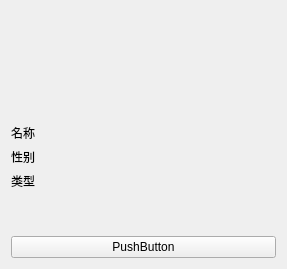
<?xml version="1.0" encoding="UTF-8"?>
<ui version="4.0">
 <class>GGGameRoleClass</class>
 <widget class="QWidget" name="GGGameRoleClass">
  <property name="geometry">
   <rect>
    <x>0</x>
    <y>0</y>
    <width>287</width>
    <height>269</height>
   </rect>
  </property>
  <property name="windowTitle">
   <string>GGGameRole</string>
  </property>
  <layout class="QVBoxLayout" name="verticalLayout">
   <item>
    <layout class="QHBoxLayout" name="horizontalLayout">
     <item>
      <widget class="QLabel" name="head">
       <property name="text">
        <string/>
       </property>
      </widget>
     </item>
     <item>
      <widget class="QLabel" name="result">
       <property name="text">
        <string/>
       </property>
      </widget>
     </item>
    </layout>
   </item>
   <item>
    <layout class="QFormLayout" name="formLayout">
     <item row="0" column="0">
      <widget class="QLabel" name="label">
       <property name="text">
        <string>名称</string>
       </property>
      </widget>
     </item>
     <item row="0" column="1">
      <widget class="QLabel" name="label_2">
       <property name="text">
        <string/>
       </property>
      </widget>
     </item>
     <item row="1" column="0">
      <widget class="QLabel" name="label_3">
       <property name="text">
        <string>性别</string>
       </property>
      </widget>
     </item>
     <item row="1" column="1">
      <widget class="QLabel" name="label_4">
       <property name="text">
        <string/>
       </property>
      </widget>
     </item>
     <item row="2" column="0">
      <widget class="QLabel" name="label_5">
       <property name="text">
        <string>类型</string>
       </property>
      </widget>
     </item>
     <item row="2" column="1">
      <widget class="QLabel" name="label_6">
       <property name="text">
        <string/>
       </property>
      </widget>
     </item>
    </layout>
   </item>
   <item>
    <layout class="QHBoxLayout" name="horizontalLayout_2">
     <item>
      <widget class="QPushButton" name="pushButton">
       <property name="text">
        <string>PushButton</string>
       </property>
      </widget>
     </item>
    </layout>
   </item>
  </layout>
 </widget>
 <layoutdefault spacing="6" margin="11"/>
 <resources/>
 <connections/>
</ui>
